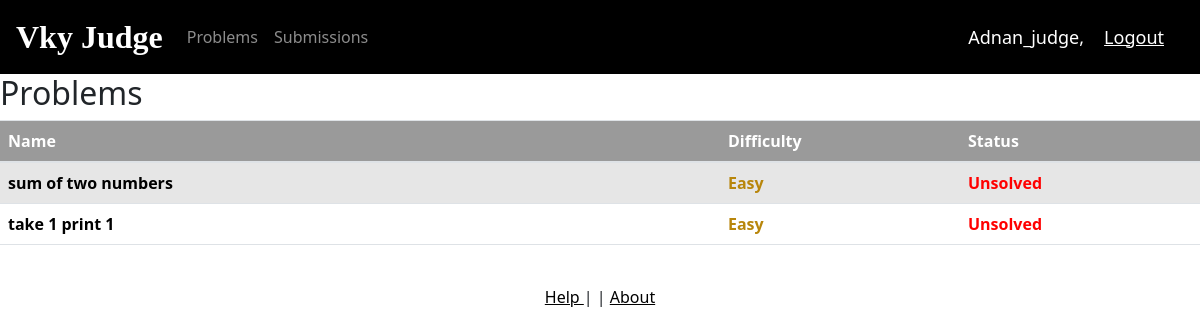
The app's page /problems/ (signed in) with its own data.
### OJ/models.py (models this page shows, shortened)
class Problem(models.Model):
    TOUGHNESS = (("Easy", "Easy"), ("Medium", "Medium"), ("Tough", "Tough"))
    STATUS = (("Unsolved", "Unsolved"), ("Solved", "Solved"))
    name = models.CharField(max_length=100, default="")
    description = models.CharField(max_length=1000, default="")
    difficulty = models.CharField(max_length=10, choices=TOUGHNESS)
    time_limit = models.IntegerField(default=2, help_text="in seconds")
    memory_limit = models.IntegerField(default=128, help_text="in kb")

### OJ/views.py (the view)
# urls.py: path('problems/', views.problemPage, name='problems'),
@login_required(login_url='login')
def problemPage(request):
    problems = Problem.objects.all()
    submissions = Submission.objects.filter(user=request.user, verdict="Accepted")
    accepted_problems = []
    for submission in submissions:
        accepted_problems.append(submission.problem_id)
    context = {'problems': problems, 'accepted_problems': accepted_problems}
    return render(request, 'problem.html', context)

### templates/problem.html
{% extends 'main.html' %}
{% block content %}
<h2>Problems</h2>
<table id="problem_list" class="table table-striped" style="width:100%">
    <thead style="background-color: rgba(0, 0, 0, 0.395) !important;
        color:white !important;">
        <tr>
            <th style="width:60%"><b>Name</b></th>
            <th style="width:20%"><b>Difficulty</b></th>
            <th style="width:20%"><b>Status</b></th>
        </tr>
    </thead>
    <tbody>
        {% for problem in problems %}
        <tr>
            <td><a style="color: black; text-decoration: none"
                    href="{{problem.id}}"><b>{{problem.name}}</b></a></td>
            <td>
                {% if problem.difficulty == "Easy" %}
                <b style="color: darkgoldenrod;">{{problem.difficulty}}</b>
                {% elif problem.difficulty == "Medium" %}
                <b style="color: darkblue;">{{problem.difficulty}}</b>
                {% else %}
                <b style="color: red;">{{problem.difficulty}}</b>
                {% endif %}
            </td>
            <td>
                {% if problem.id in accepted_problems %}
                <b style="color: green;">Solved</b>
                {% else %}
                <b style="color: red;">Unsolved</b>
                {% endif %}
            </td>
        </tr>
        {% endfor %}
    </tbody>
</table>
{% endblock %}

### records on screen
Problem: name "sum of two numbers", difficulty "Easy", shows "Unsolved"
Problem: name "take 1 print 1", difficulty "Easy", shows "Unsolved"
